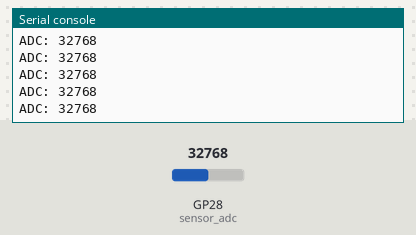
Simulated run of this program. Board: Raspberry Pi Pico running MicroPython. Parts: the last lines printed to the serial console. Inputs (shaded band) come from the test bench; at power-on: GP28 (sensor_adc) = 32768 (analog values on the 0–65535 scale).

Above: at 1.2 s.
1.3 s: GP28 (sensor_adc) set to 45874
At 1.56 s:
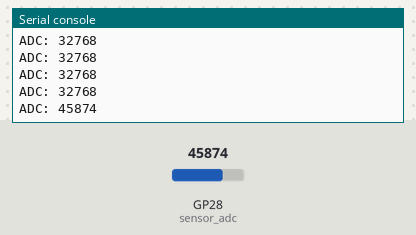
2.8 s: GP28 (sensor_adc) set to 57670
At 2.96 s:
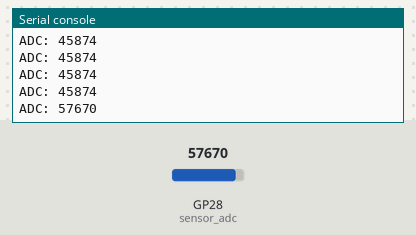
Timing chart, 0 to 5.8 s (numbered marks = the images above; inputs shaded):
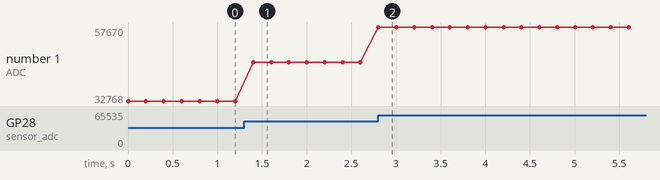

The program:

01_adc_test.py
```python
from machine import ADC
import time

# Plug a potentiometer into Pin 28 of the Pico (the middle pin is the signal pin to the Pico)
# The potentiometer also needs 3.3v and Gnd pins connecting
#
# VCC --|
#        -----
# SIG --|     |
#        -----
# GND --|


# Initialize the ADC for the temperature sensor
sensor_adc = ADC(28)

while True:
    # Read the raw ADC value
    raw_value = sensor_adc.read_u16()
    print(f"ADC: {raw_value}")
    time.sleep(0.2)
```

Measured:
- after the input at 1.3 s, the serial console: prints a new line after 0.10 s (image 1)
- after the input at 2.8 s, the serial console: prints a new line at once (image 2)
- plotted number 1: 32768 → 45874 after the input at 1.3 s, 45874 → 57670 after the input at 2.8 s
